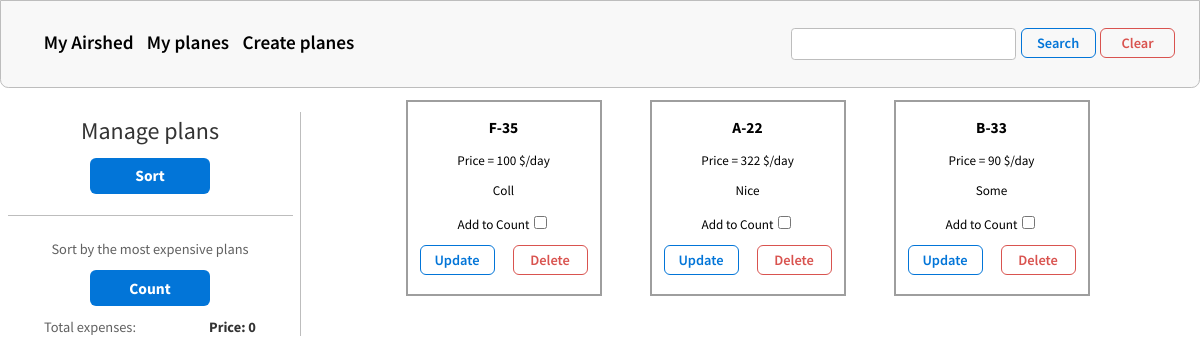
The app's page /, older data.
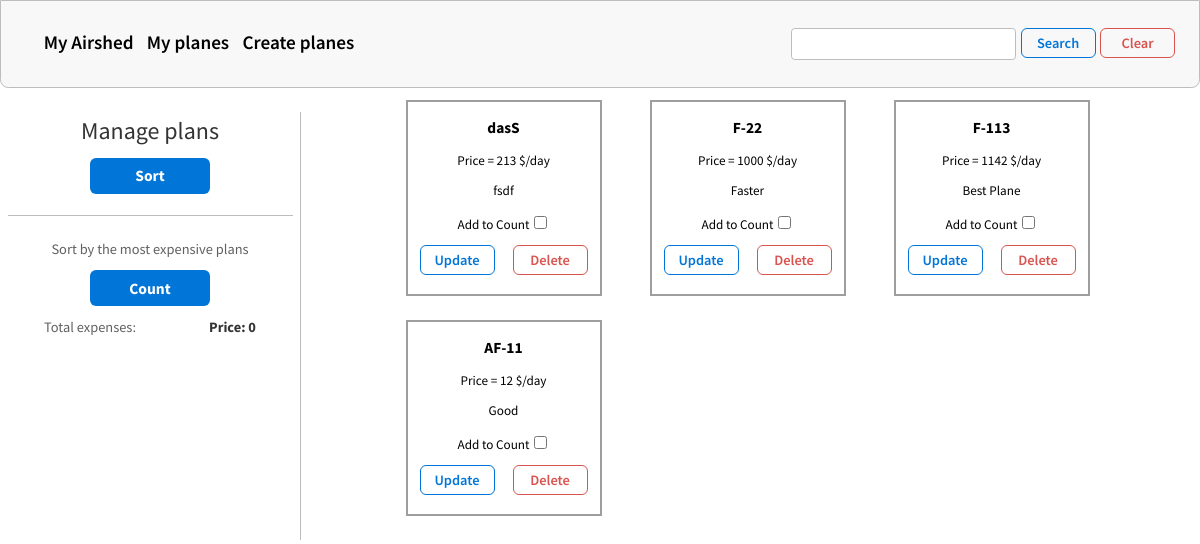
The same page, newer data.
### hero/models.py (models this page shows, shortened)
class Plane(models.Model):
    text = models.CharField('Text', max_length=100)
    description = models.CharField('Description', max_length=100)
    price = models.IntegerField('Price')
    is_selected = models.BooleanField(default=False)
    types = [(1, "Business"), (2, "Medium"), (3, "Econome")]
    type_plane = models.IntegerField(choices=types)

### hero/views.py (the view, shortened to what this page needs)
# urls.py: path('', views.index)
def index(requests):
    sum = 0
    create = Plane.objects.all()
    if requests.method == "GET":
        if requests.GET.get('clear', '') != '':
            return redirect('/')
    myFilter = SearchFilter(requests.GET, queryset=create)
    create = myFilter.qs
    form = PlaneForm
    data = {
        'form': form,
        'count': sum,
        'create': create,
        'filter': myFilter
    }
    return render(requests, "hero/index.html", data)

### hero/templates/hero/index.html (shortened to what this page needs)
{% load static %}
<!DOCTYPE html>
<html lang="en">
<head>
    <link rel="stylesheet" href="{% static 'hero/css/style.css' %}">
</head>
<body>
    <form method="GET">
        <header>
            <div class="menu">
                <nav>
                    <ul class="menu_airshed">
                        <li><a href="/">My Airshed</a></li>
                        <li><a href="/">My planes</a></li>
                        <li><a href="/create">Create planes</a></li>
                    </ul>
                </nav>
                <div class="menu_buttons">
                    <div class="searchFilter">
                        {{ filter.form }}
                    </div>
                    <button class="button_search" type="submit">Search</button>
                    <button name='clear' value='1' class="button_clear">Clear</button>
                </div>
            </div>
        </header>
    </form>
    <form method="POST">
    <section class="content">
        <div class="manage">
            <div class="top">
                <div style="font-weight: 400; color: #333333; margin-top: 0.2vw; font-size: 2vw;">Manage plans</div>
                <div class="sort">
                   <a href='/sort'><button name='sort' value="1" class="sort_button">Sort</button></a>
                </div>
            </div>
            <div class="low">
                <div style="font-size: 1.2vw; color: #616161;">Sort by the most expensive plans</div>
                    <fieldset id="personalInfo" style="margin: 0; padding: 0; border: none;">
                        <button name='count' value="1" type="submit">Count</button>
                    </fieldset>
                <div class="price">
                        <div style="color: #616161; font-size: 1.2vw;">Total expenses:</div>
                        <div style="color: #333333; font-size: 1.2vw; font-weight: 700;">Price: {{ count }}</div>
                </div>
            </div>
        </div>
        <div class="content_data" id="content_data" style="width: 61.5vw; text-align: center; padding-top: 1vw; justify-content: space-between; margin-left: auto; margin-right: auto;">
            {% for el in create %}
                <div class="data">
                    <a href="/{{ el.id }}"><h3>{{el.text}}</h3></a>
                    <p>Price = {{el.price}} $/day</p>
                    <p>{{el.description}}</p>
                    <div style="padding-bottom: 1vw;">
                        <fieldset id="addressInfo" style="margin: 0; padding: 0; border: none;">
                                <label>Add to Count<input type="checkbox" name="{{el.id}}" value="1"></label>
                        </fieldset>
                    </div>
                    <div class="menu_buttons" style="width: 14vw; margin-right: auto;">
                        <a href="/{{ el.id }}/update"><button name='update' value='/{{ el.id }}/update' class="button_search">Update</button></a>
                        <a href="/{{ el.id }}/delete"><button name='delete' value='/{{ el.id }}/delete' class="button_clear">Delete</button></a>
                    </div>
                </div>
            {% endfor %}
        </div>
    </section>
    </form>
    </body>
</html>

### hero/static/hero/css/style.css (style rules this page uses)
body { margin: 0; font-family: 'Source Sans Pro', sans-serif; font-size: 1.1vw; }
a:any-link { color: #000 !important; text-decoration: none; }
li { list-style-type: none; }
li:before { content: ""; height: 100%; display: inline-block; vertical-align: middle; }
ul { padding-left: 3vw; }

### hero/static/hero/css/manage.css (style rules this page uses)
.sort_button { margin-left: auto; margin-right: auto; margin-top: 1vw; height: 3vw; width: 10vw; background-color: #0275D8; border: 0; border-radius: 0.5vw; color: #fff; font-weight: bold; font-family: 'Source Sans Pro', sans-serif; font-size: 1.3vw; }
.content { display: flex; }
.manage { margin-top: 2vw; width: 25%; border-right: 0.15vw solid #BDBDBD; }
.top { width: 95%; text-align: center; border-bottom: 0.15vw solid #BDBDBD; margin-left: auto; margin-right: auto; padding-bottom: 1.8vw; }
.low { margin-left: auto; margin-right: auto; margin-top: 2vw; width: 95%; text-align: center; }
.low button { margin-top: 1vw; height: 3vw; width: 10vw; background-color: #0275D8; border: 0; border-radius: 0.5vw; color: #fff; font-weight: bold; font-family: 'Source Sans Pro', sans-serif; font-size: 1.3vw; }
.price { padding-top: 1vw; display: flex; justify-content: space-around; }
.sort { display: flex; width: 75%; margin-left: auto; margin-right: auto; color: #616161; }
.sort a { margin-left: auto; margin-right: auto; }
.data { width: 16vw; height: 16vw; border: 0.2vw solid #9E9E9E; margin-bottom: 2vw; margin-left: 2vw; margin-right: 2vw; float: left; }

### hero/static/hero/css/header.css (style rules this page uses)
.menu { display: flex; background-color: #F8F8F8; border: 0.0625vw solid #BDBDBD; border-bottom-left-radius:0.6875vw; border-bottom-right-radius:0.6875vw; }
.menu_airshed { display: flex; justify-content: space-around; width: 27vw; height: 4vw; font-size: 1.6vw; font-weight: 600; }
.menu_buttons { display: flex; justify-content: space-between; margin-left: auto; margin-top: auto; margin-bottom: auto; margin-right: 2vw; width: 32vw; }
.menu_buttons button { height: 2.5vw; width: 6.25vw; font-size: 1.2vw; font-weight: 600; font-family: 'Source Sans Pro', sans-serif; background: none; border: 0.0625vw solid; border-radius: 0.5vw; }
.button_search { color: #0275D8; }
.button_clear { color: #D9534F; }
.searchFilter input { -webkit-appearance: none; padding-left: 0.3vw; padding-right: 0.3vw; padding-bottom: 0; padding-top: 0; height: 2.5vw; width: 18vw; font-size: 1.5vw; margin-top: auto; margin-bottom: auto; border: 0.0625vw solid #BDBDBD; border-radius: 0.3125vw; }

Row changes from the older to the newer data that the page shows:
removed Plane: text "F-35", price "100", description "Coll"
removed Plane: text "A-22", price "322", description "Nice"
removed Plane: text "B-33", price "90", description "Some"
added Plane: text "dasS", price "213", description "fsdf"
added Plane: text "F-22", price "1000", description "Faster"
added Plane: text "F-113", price "1142", description "Best Plane"
added Plane: text "AF-11", price "12", description "Good"
